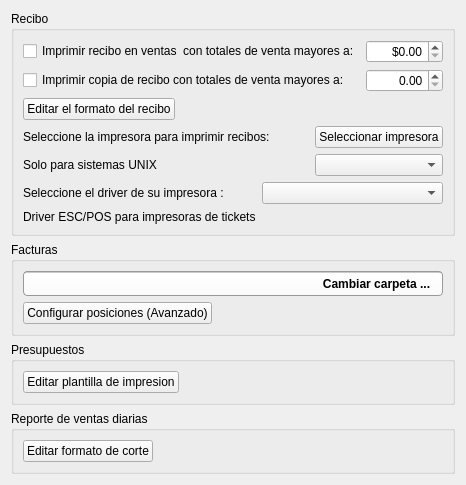
     <widget class="QWidget" name="tab">
      <attribute name="icon">
       <iconset resource="../../../2.3/icons.qrc">
        <normaloff>:/actions/images/actions/color_18/print.png</normaloff>:/actions/images/actions/color_18/print.png</iconset>
      </attribute>
      <attribute name="title">
       <string>Impresion</string>
      </attribute>
      <layout class="QVBoxLayout" name="verticalLayout_18">
       <item>
        <widget class="QGroupBox" name="groupBox_3">
         <property name="title">
          <string>Recibo</string>
         </property>
         <layout class="QVBoxLayout" name="verticalLayout_2">
          <item>
           <layout class="QGridLayout" name="gridLayout_3">
            <item row="0" column="1">
             <widget class="QDoubleSpinBox" name="dsbTicketTigger">
              <property name="sizePolicy">
               <sizepolicy hsizetype="Fixed" vsizetype="Fixed">
                <horstretch>0</horstretch>
                <verstretch>0</verstretch>
               </sizepolicy>
              </property>
              <property name="alignment">
               <set>Qt::AlignRight|Qt::AlignTrailing|Qt::AlignVCenter</set>
              </property>
              <property name="prefix">
               <string>$</string>
              </property>
              <property name="maximum">
               <double>9999.989999999999782</double>
              </property>
             </widget>
            </item>
            <item row="1" column="0">
             <widget class="QCheckBox" name="chbImprimirCopia">
              <property name="text">
               <string>Imprimir copia de recibo con totales de venta mayores a:</string>
              </property>
             </widget>
            </item>
            <item row="1" column="1">
             <widget class="QDoubleSpinBox" name="dsbCopia">
              <property name="sizePolicy">
               <sizepolicy hsizetype="Fixed" vsizetype="Fixed">
                <horstretch>0</horstretch>
                <verstretch>0</verstretch>
               </sizepolicy>
              </property>
              <property name="alignment">
               <set>Qt::AlignRight|Qt::AlignTrailing|Qt::AlignVCenter</set>
              </property>
              <property name="maximum">
               <double>99999.990000000005239</double>
              </property>
             </widget>
            </item>
            <item row="0" column="0">
             <widget class="QCheckBox" name="chbImprimirTicket">
              <property name="text">
               <string>Imprimir recibo en ventas  con totales de venta mayores a:</string>
              </property>
              <property name="checkable">
               <bool>true</bool>
              </property>
             </widget>
            </item>
           </layout>
          </item>
          <item>
           <widget class="QPushButton" name="cbpreview">
            <property name="sizePolicy">
             <sizepolicy hsizetype="Fixed" vsizetype="Fixed">
              <horstretch>0</horstretch>
              <verstretch>0</verstretch>
             </sizepolicy>
            </property>
            <property name="text">
             <string>Editar el formato del recibo</string>
            </property>
            <property name="icon">
             <iconset resource="../../../2.3/icons.qrc">
              <normaloff>:/actions/images/actions/color_18/paragraph_align_left.png</normaloff>:/actions/images/actions/color_18/paragraph_align_left.png</iconset>
            </property>
           </widget>
          </item>
          <item>
           <layout class="QGridLayout" name="gridLayout">
            <property name="sizeConstraint">
             <enum>QLayout::SetFixedSize</enum>
            </property>
            <item row="0" column="0">
             <widget class="QLabel" name="label_14">
              <property name="text">
               <string>Seleccione la impresora para imprimir recibos:</string>
              </property>
             </widget>
            </item>
            <item row="0" column="1">
             <widget class="QPushButton" name="ctPrinter">
              <property name="sizePolicy">
               <sizepolicy hsizetype="Fixed" vsizetype="Fixed">
                <horstretch>0</horstretch>
                <verstretch>0</verstretch>
               </sizepolicy>
              </property>
              <property name="text">
               <string>Seleccionar impresora</string>
              </property>
              <property name="icon">
               <iconset resource="../../../2.3/icons.qrc">
                <normaloff>:/actions/images/actions/color_18/print.png</normaloff>:/actions/images/actions/color_18/print.png</iconset>
              </property>
             </widget>
            </item>
            <item row="1" column="0">
             <widget class="QLabel" name="label_18">
              <property name="font">
               <font>
                <pointsize>9</pointsize>
               </font>
              </property>
              <property name="text">
               <string>Solo para sistemas UNIX</string>
              </property>
             </widget>
            </item>
            <item row="1" column="1">
             <widget class="QComboBox" name="cbPrinters"/>
            </item>
           </layout>
          </item>
          <item>
           <layout class="QGridLayout" name="gridLayout_5">
            <property name="sizeConstraint">
             <enum>QLayout::SetFixedSize</enum>
            </property>
            <item row="1" column="0">
             <widget class="QLabel" name="label_19">
              <property name="font">
               <font>
                <pointsize>9</pointsize>
               </font>
              </property>
              <property name="text">
               <string>Driver ESC/POS para impresoras de tickets</string>
              </property>
             </widget>
            </item>
            <item row="0" column="0">
             <widget class="QLabel" name="label_21">
              <property name="text">
               <string>Seleccione el driver de su impresora :</string>
              </property>
             </widget>
            </item>
            <item row="0" column="1">
             <widget class="QComboBox" name="cbDrivers"/>
            </item>
           </layout>
          </item>
         </layout>
        </widget>
       </item>
       <item>
        <widget class="QGroupBox" name="groupBox_5">
         <property name="title">
          <string>Facturas</string>
         </property>
         <layout class="QVBoxLayout" name="verticalLayout_15">
          <item>
           <widget class="QFrame" name="fLine">
            <property name="sizePolicy">
             <sizepolicy hsizetype="Preferred" vsizetype="Fixed">
              <horstretch>0</horstretch>
              <verstretch>0</verstretch>
             </sizepolicy>
            </property>
            <property name="styleSheet">
             <string notr="true">.QFrame{background-color: qlineargradient(spread:pad, x1:0, y1:0, x2:0, y2:1, stop:0 rgba(150, 150, 150, 255), stop:0.084833 rgba(255, 255, 255, 255), stop:1 rgba(250, 250, 250, 255));padding:0px; border-radius:4px;border:1px solid #999}
QToolButton, QLineEdit{background:transparent; border:0px; padding:3px}</string>
            </property>
            <property name="frameShape">
             <enum>QFrame::StyledPanel</enum>
            </property>
            <property name="frameShadow">
             <enum>QFrame::Raised</enum>
            </property>
            <layout class="QHBoxLayout" name="horizontalLayout_51">
             <property name="spacing">
              <number>0</number>
             </property>
             <property name="leftMargin">
              <number>4</number>
             </property>
             <property name="topMargin">
              <number>0</number>
             </property>
             <property name="rightMargin">
              <number>4</number>
             </property>
             <property name="bottomMargin">
              <number>0</number>
             </property>
             <item>
              <widget class="QLabel" name="lbeProducto_5">
               <property name="font">
                <font>
                 <pointsize>10</pointsize>
                 <weight>50</weight>
                 <bold>false</bold>
                </font>
               </property>
               <property name="text">
                <string/>
               </property>
              </widget>
             </item>
             <item>
              <widget class="QToolButton" name="cbPath">
               <property name="font">
                <font>
                 <weight>75</weight>
                 <bold>true</bold>
                </font>
               </property>
               <property name="text">
                <string>Cambiar carpeta ...</string>
               </property>
               <property name="icon">
                <iconset resource="../../../2.3/icons.qrc">
                 <normaloff>:/actions/images/actions/color_18/folder.png</normaloff>:/actions/images/actions/color_18/folder.png</iconset>
               </property>
               <property name="toolButtonStyle">
                <enum>Qt::ToolButtonTextBesideIcon</enum>
               </property>
              </widget>
             </item>
            </layout>
           </widget>
          </item>
          <item>
           <widget class="QPushButton" name="pbfEditar">
            <property name="sizePolicy">
             <sizepolicy hsizetype="Fixed" vsizetype="Fixed">
              <horstretch>0</horstretch>
              <verstretch>0</verstretch>
             </sizepolicy>
            </property>
            <property name="text">
             <string>Configurar posiciones (Avanzado)</string>
            </property>
            <property name="icon">
             <iconset resource="../../../2.3/icons.qrc">
              <normaloff>:/actions/images/actions/color_18/paragraph_justify.png</normaloff>:/actions/images/actions/color_18/paragraph_justify.png</iconset>
            </property>
           </widget>
          </item>
         </layout>
        </widget>
       </item>
       <item>
        <widget class="QGroupBox" name="groupBox_8">
         <property name="title">
          <string>Presupuestos</string>
         </property>
         <layout class="QVBoxLayout" name="verticalLayout_16">
          <item>
           <widget class="QPushButton" name="pbpEditar_">
            <property name="sizePolicy">
             <sizepolicy hsizetype="Fixed" vsizetype="Fixed">
              <horstretch>0</horstretch>
              <verstretch>0</verstretch>
             </sizepolicy>
            </property>
            <property name="text">
             <string>Editar plantilla de impresion</string>
            </property>
            <property name="icon">
             <iconset resource="../../../2.3/icons.qrc">
              <normaloff>:/actions/images/actions/color_18/paragraph_align_left.png</normaloff>:/actions/images/actions/color_18/paragraph_align_left.png</iconset>
            </property>
           </widget>
          </item>
         </layout>
        </widget>
       </item>
       <item>
        <widget class="QGroupBox" name="groupBox">
         <property name="title">
          <string>Reporte de ventas diarias</string>
         </property>
         <layout class="QVBoxLayout" name="verticalLayout_20">
          <item>
           <widget class="QPushButton" name="pbEditarCorte">
            <property name="sizePolicy">
             <sizepolicy hsizetype="Fixed" vsizetype="Fixed">
              <horstretch>0</horstretch>
              <verstretch>0</verstretch>
             </sizepolicy>
            </property>
            <property name="text">
             <string>Editar formato de corte</string>
            </property>
            <property name="icon">
             <iconset resource="../../../2.3/icons.qrc">
              <normaloff>:/actions/images/actions/color_18/paragraph_align_left.png</normaloff>:/actions/images/actions/color_18/paragraph_align_left.png</iconset>
            </property>
           </widget>
          </item>
         </layout>
        </widget>
       </item>
      </layout>
     </widget>
